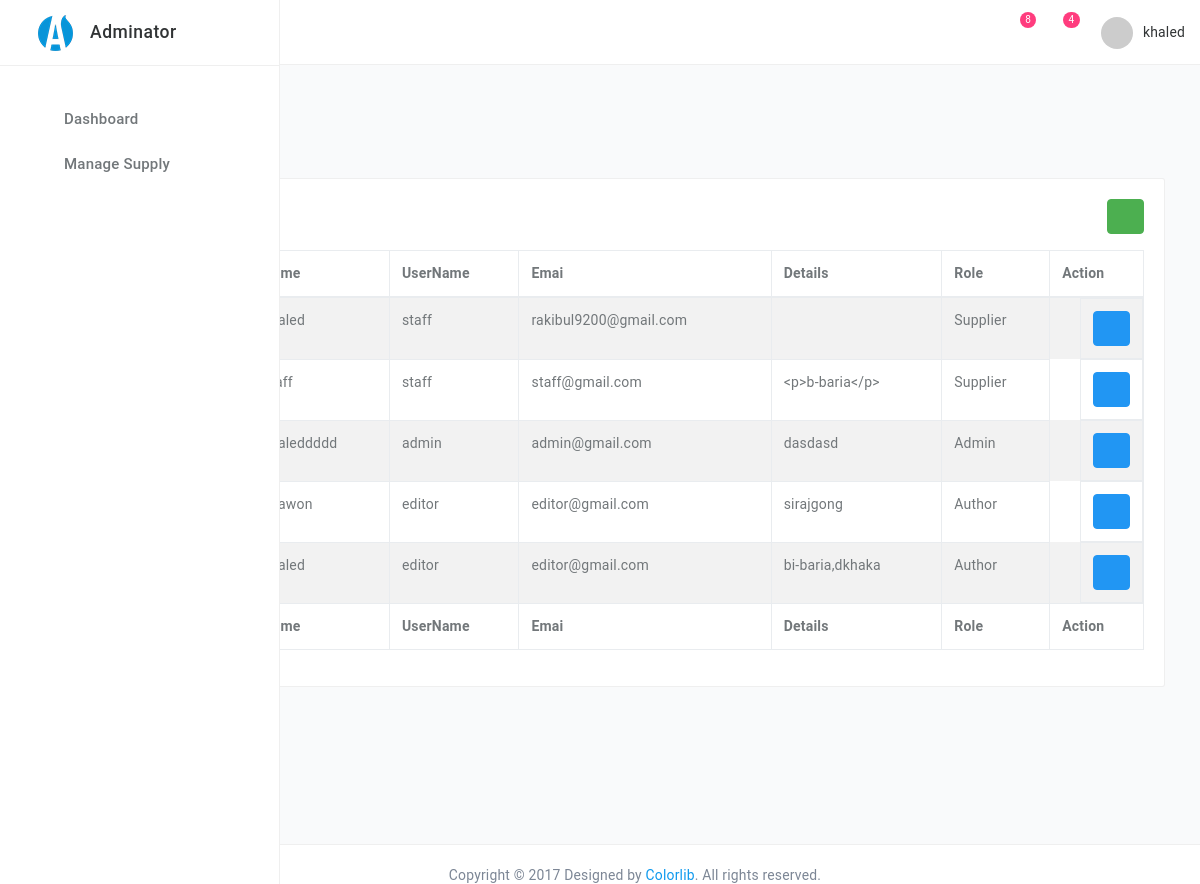
The page /admin/employeelist.php (signed in) on the database its author committed.
### tables this page shows
CREATE TABLE IF NOT EXISTS `users` (
  `userId` int(11) NOT NULL AUTO_INCREMENT,
  `name` varchar(255) DEFAULT NULL,
  `employeeid` varchar(255) DEFAULT NULL,
  `address` varchar(255) DEFAULT NULL,
  `city` varchar(255) DEFAULT NULL,
  `country` varchar(255) DEFAULT NULL,
  `zip` varchar(255) DEFAULT NULL,
  `phone` varchar(255) DEFAULT NULL,
  `email` varchar(255) DEFAULT NULL,
  `password` varchar(32) DEFAULT NULL,
  `typeofuser` varchar(255) DEFAULT 'general',
  `role` int(11) NOT NULL DEFAULT '1',
  `block` varchar(255) NOT NULL DEFAULT '0',
  PRIMARY KEY (`userId`)
);

### lib/Database.php (called while the page is built, shortened)
<?php
Class Database{
 public $host   = DB_HOST;
 public $user   = DB_USER;
 public $pass   = DB_PASS;
 public $dbname = DB_NAME;
 public $link;
private function connectDB(){
 $this->link = new mysqli($this->host, $this->user, $this->pass,
  $this->dbname);
 }
public function select($query){
  $result = $this->link->query($query) or
   die($this->link->error.__LINE__);
  if($result->num_rows > 0){
    return $result;
  } else {
    return false;
  }
 }
}
?>

### classes/Employee.php (called while the page is built, shortened)
<?php
$filepath=realpath(dirname(__FILE__));
include_once ($filepath.'/../lib/Database.php');
 ?>
<?php
class Employee {
	private $db;
	public function __construct()
	{
		$this->db=new Database();
	}
	public function employeeList(){
	$query="select * from users where typeofuser!='general' order by userId desc";
	$allusers=$this->db->select($query);
	return $allusers;
     }
}
 ?>

### admin/employeelist.php (the view, shortened to what this page needs)
<?php include 'inc/header.php';?>
<?php include 'inc/sidebar.php';?>
<?php include 'inc/header-nav.php';?>
 <main class="main-content bgc-grey-100">
    <div id="mainContent">
        <div class="container-fluid">
            <h4 class="c-grey-900 mT-10 mB-30">Category List</h4>
          <div class="row">
                <div class="col-md-12">
                    <div class="bgc-white bd bdrs-3 p-20 mB-20">
                        <h4 class="c-grey-900 mB-20"> Data Table <span class="pull-right"><a href="addemployee.php" class="btn btn-success btn-xs"><i class="fa fa-plus" aria-hidden="true"></i></a></span></h4>
                        <table id="table-datatables" class="table table-striped table-bordered" cellspacing="0" width="100%">
                            <thead>
                                <tr>
                                   <th>Serial No.</th>
									<th> Name</th>
									<th>UserName</th>
									<th>Emai</th>
									<th>Details</th>
									<th>Role</th>
						             <th>Action</th>
                                </tr>
                            </thead>
                            <tfoot>
                                <tr>
                                    <th>Serial No.</th>
									<th> Name</th>
									<th>UserName</th>
									<th>Emai</th>
									<th>Details</th>
									<th>Role</th>
						            <th>Action</th>
                                </tr>
                            </tfoot>
                            <tbody>
                                <?php
			                        $allusers=$em->employeeList();
								if ($allusers) {
									$i=0;
									while ($result=$allusers->fetch_assoc()) {
										$i++;
								 ?>
                                <tr>
                                    <td><?php echo($i) ;?></td>
									<td><?php echo($result['name']) ;?></td>
									<td> <?php echo($result['typeofuser']) ;?></td>
									<td><?php echo($result['email']) ;?></td>
									<td><?php echo($result['address']) ;?></td>
									<td>
									<?php
										if ($result['role']=='0') {
											echo("Admin");
										}elseif ($result['role']=='1') {
											echo("Author");
										}elseif ($result['role']=='2') {
											echo("Supplier");
										}
									?>
									</td>
                                    <td class="pull-right">
                                        <a class="btn btn-primary" href="viewuser.php?vuserid=<?php echo($result['userId']) ;?>"><i class="fa fa-pencil-square-o" aria-hidden="true"></i></a>
                                    </td>
                                </tr>
                                <?php }}else{echo("catagory not found");} ?>
                            </tbody>
                        </table>
                    </div>
                </div>
            </div>
        </div>
    </div>
</main>
<?php include 'inc/footer.php';?>

### rows shown on the page
users: name "khaled", typeofuser "staff", email "rakibul9200@gmail.com", role "Supplier"
users: typeofuser "staff", email "staff@gmail.com", address "<p>b-baria</p>", role "Supplier"
users: name "khaleddddd", typeofuser "admin", email "admin@gmail.com", address "dasdasd", role "Admin"
users: name "shawon", typeofuser "editor", email "editor@gmail.com", address "sirajgong", role "Author"
users: name "khaled", typeofuser "editor", email "editor@gmail.com", address "bi-baria,dkhaka", role "Author"

### other values the page prints
$countOrder "8"
$countMail "4"
Session::get('adminName') "khaled"
